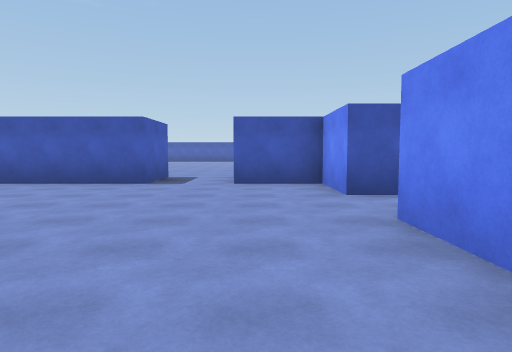
view 1 (above)

17 first-person views from a walk through a Unity game level. The camera is 1.4 m above the floor, tilts 4° down and sees 75° across. The floor is counted in squares, 2 m on a side. Each view is taken from the middle of a square. On the plan, view 1 faces up. The plan holds only what a view shows up to about 10 squares ahead; the rest is blank. The place goes on beyond the plan. The player is left out. Door leaves are left out, so doorways stand open.

view 2
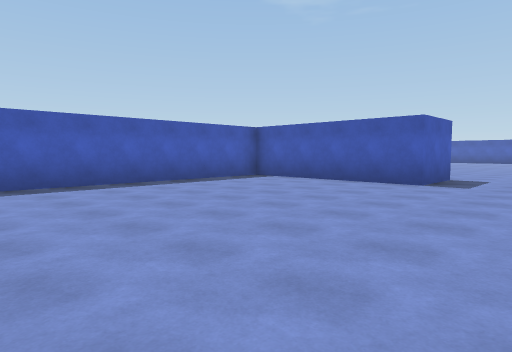

view 3
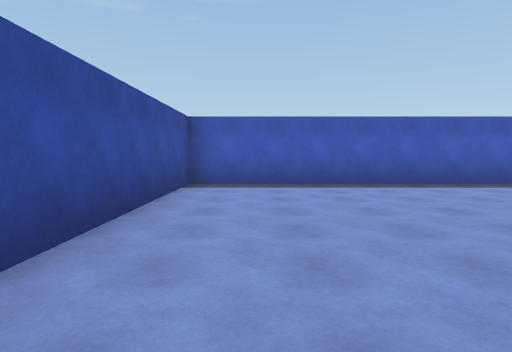

view 4
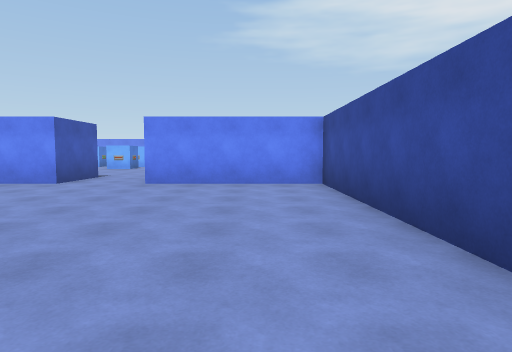

view 5
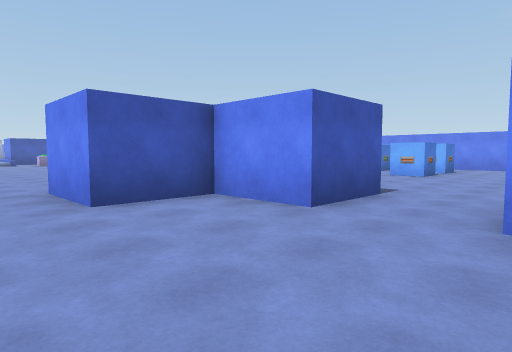

view 6
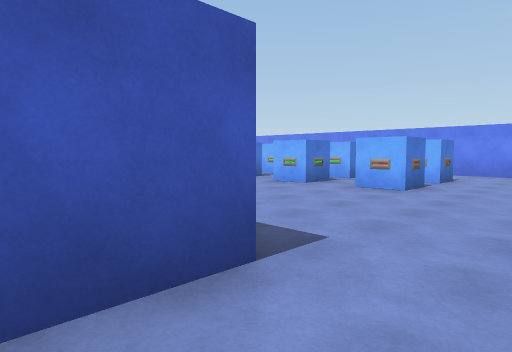

view 7
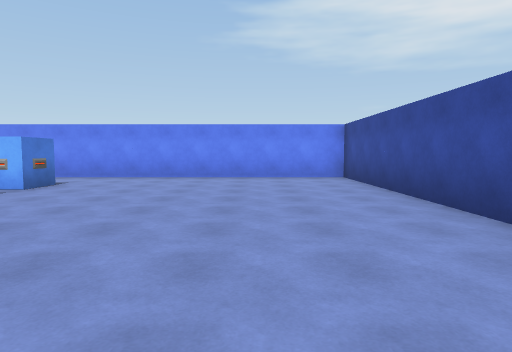

view 8
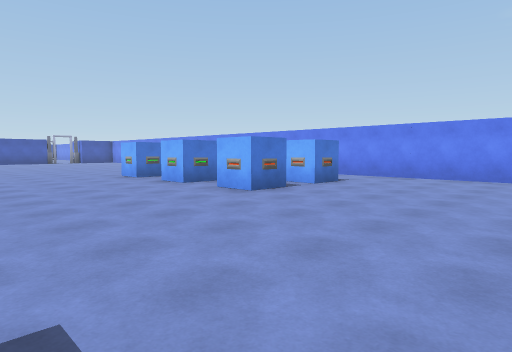

view 9
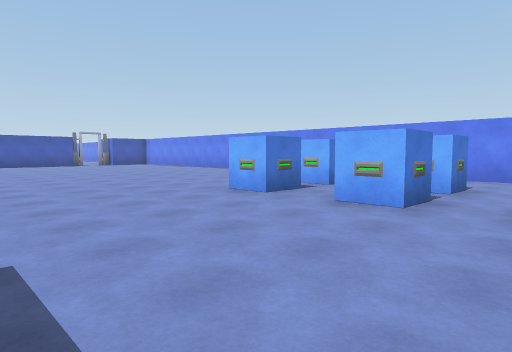

view 10
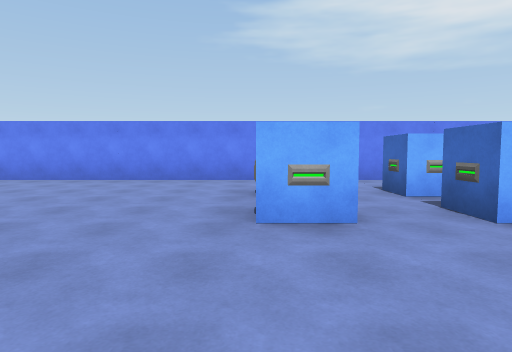

view 11
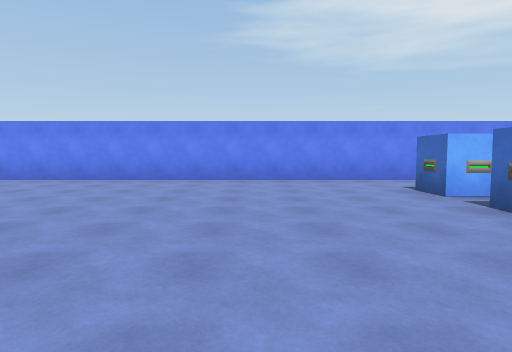

view 12
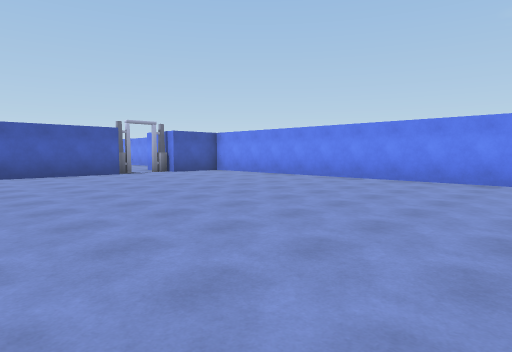

view 13
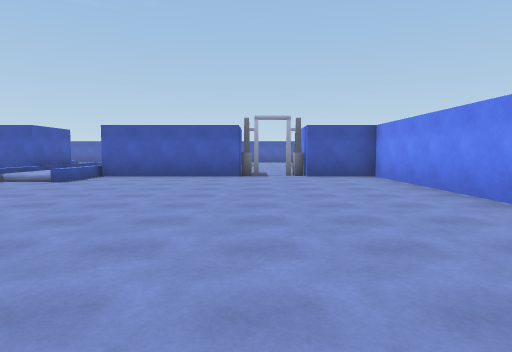

view 14
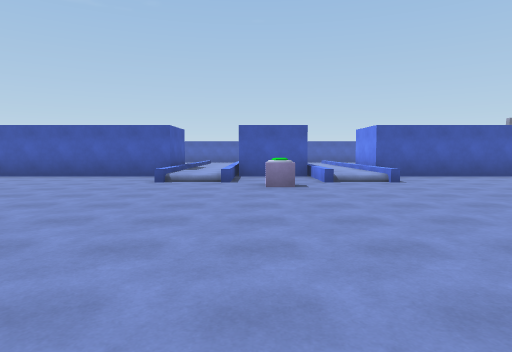

view 15
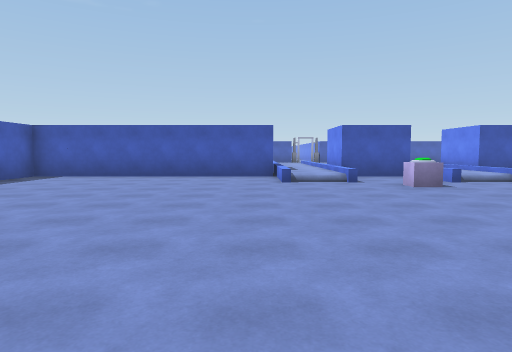

view 16
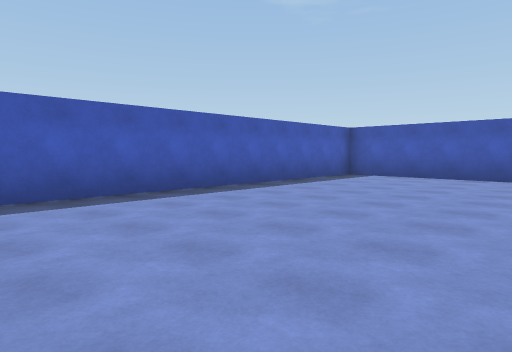

view 17
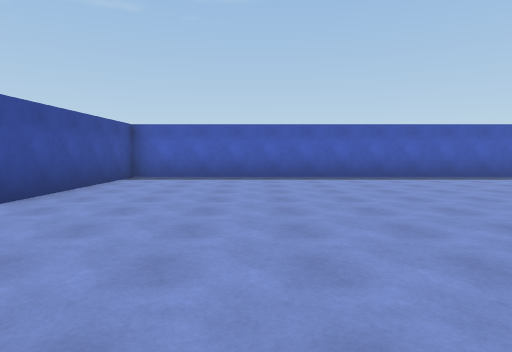

### Floor plan
Ten units are one square. View 1 is at (0, 0); x grows to the right and y downward. Boxes are objects, and circles mark ways between rooms. Rooms are numbered by the first view taken in them; rooms with no view inside come last. Other rooms are left out.
<svg viewBox="-80 -270 220 280">
<path fill="none" stroke="#000" d="M-25 -75 -67 -75M15 -55 15 -75 -5 -75M-75 -67 -75 5 15 5 15 -35M-5 -75 -5 -95M36 -55 15 -55M135 -109 135 -258 115 -258M36 -257 15 -257M-4 -257 -75 -257 -75 -95 -25 -95 -25 -75M95 -257 55 -257M71 5 135 5 135 -94"/>
<rect x="25" y="-235" width="10" height="10" fill="#bbb"><title>block</title></rect>
<rect x="85" y="-75" width="10" height="10" fill="#bbb"><title>other object</title></rect>
<rect x="85" y="-95" width="10" height="10" fill="#bbb"><title>other object</title></rect>
<rect x="85" y="-125" width="10" height="20" fill="#bbb"><title>other object</title></rect>
<rect x="105" y="-75" width="10" height="10" fill="#bbb"><title>other object</title></rect>
<rect x="105" y="-95" width="10" height="10" fill="#bbb"><title>other object</title></rect>
<rect x="105" y="-125" width="10" height="20" fill="#bbb"><title>other object</title></rect>
<circle cx="-15" cy="-85" r="3" fill="#2a7"/>
<circle cx="25" cy="-45" r="3" fill="#2a7"/>
<text x="-30" y="-40">1</text>
<text x="40" y="-140">2</text>
</svg>
Room 1 opens to room 2.

Where each view was taken, in squares from view 1:
view 1: 0 up, 0 right, facing up
view 2: 0 up, 0 right, facing up-left
view 3: 1 up, 0 right, facing left
view 4: 1 up, 6 left, facing right
view 5: 3 up, 2 left, facing up-right
view 6: 4 up, 2 right, facing up-right
view 7: 2 up, 4 right, facing right
view 8: 2 up, 4 right, facing up-right
view 9: 7 up, 4 right, facing up-right
view 10: 12 up, 5 right, facing right
view 11: 15 up, 5 right, facing right
view 12: 15 up, 5 right, facing up-right
view 13: 16 up, 10 right, facing up
view 14: 16 up, 2 right, facing up
view 15: 16 up, 1 left, facing up
view 16: 16 up, 2 left, facing up-left
view 17: 13 up, 2 right, facing left
